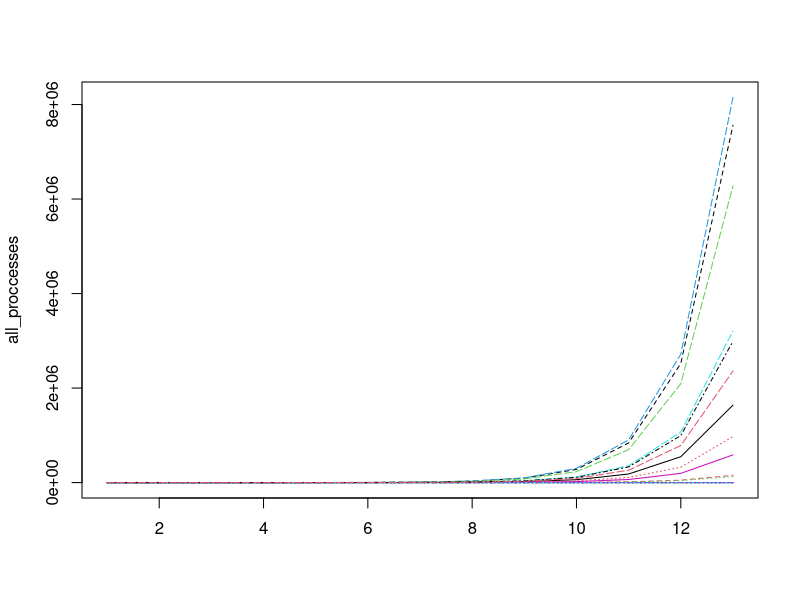
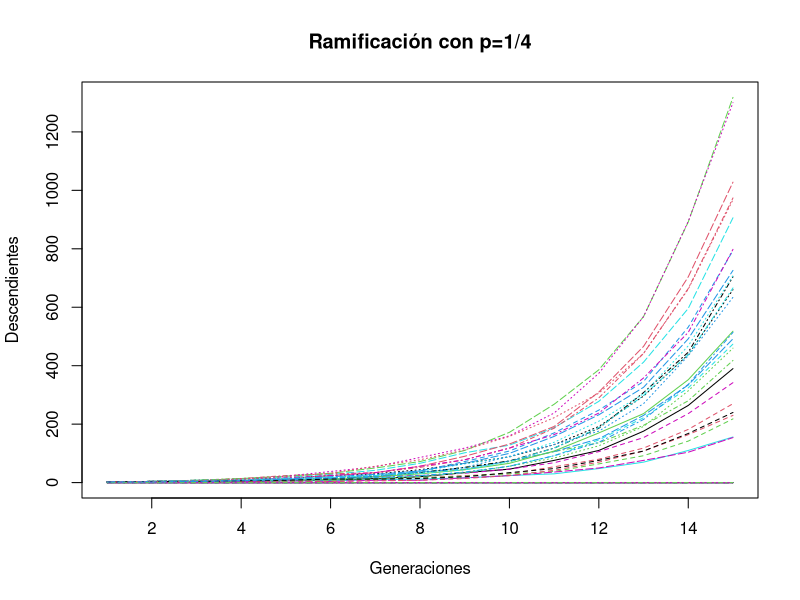
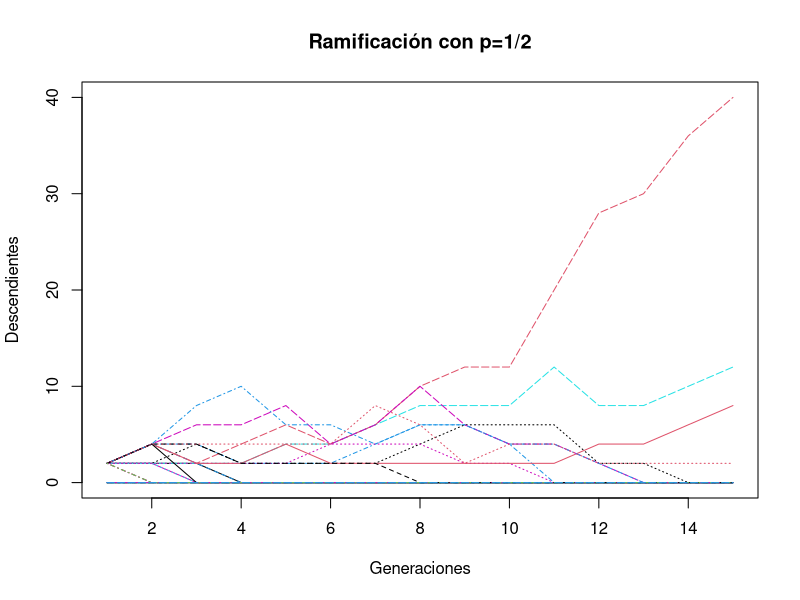
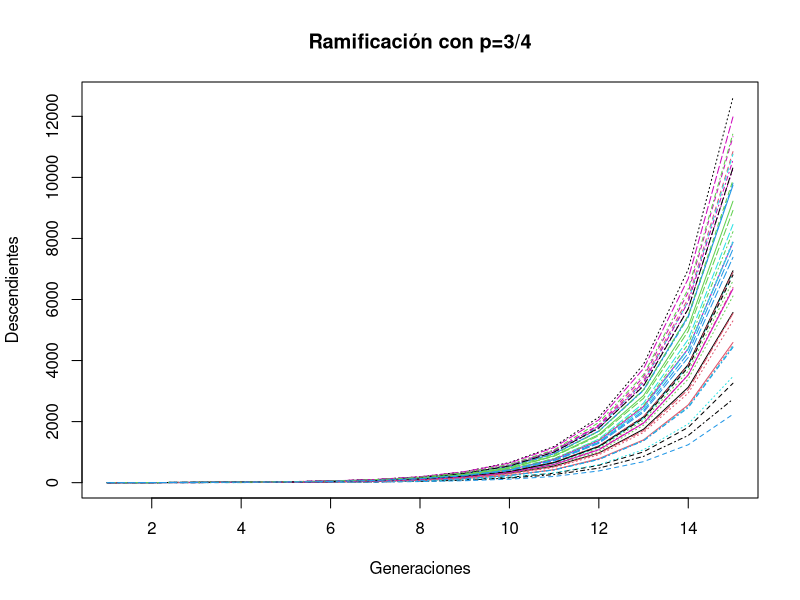
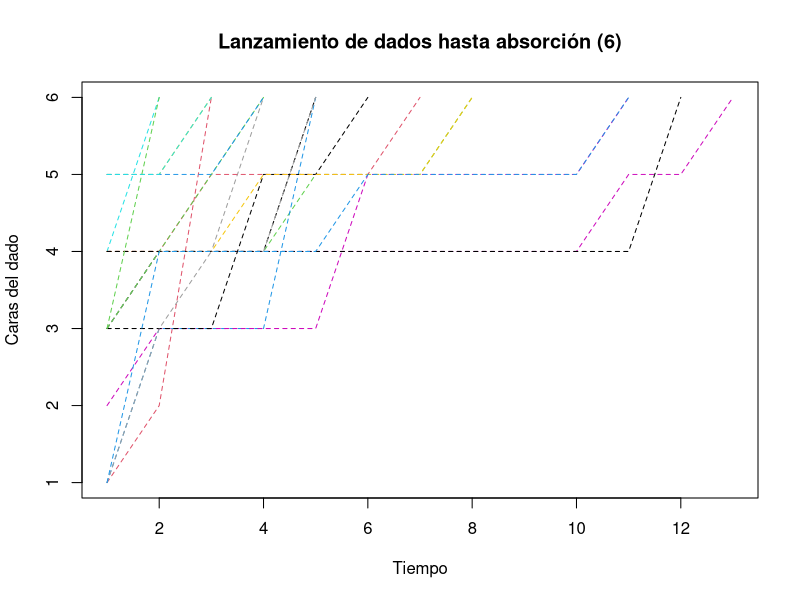
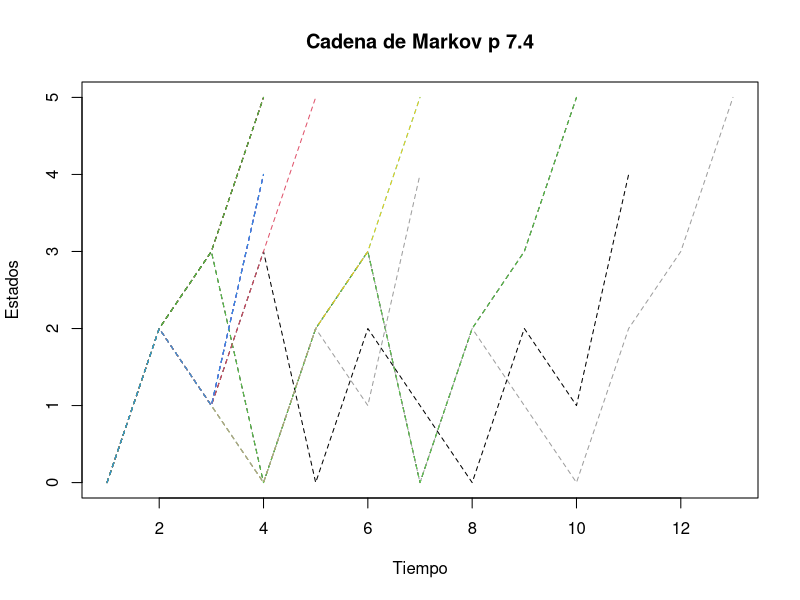
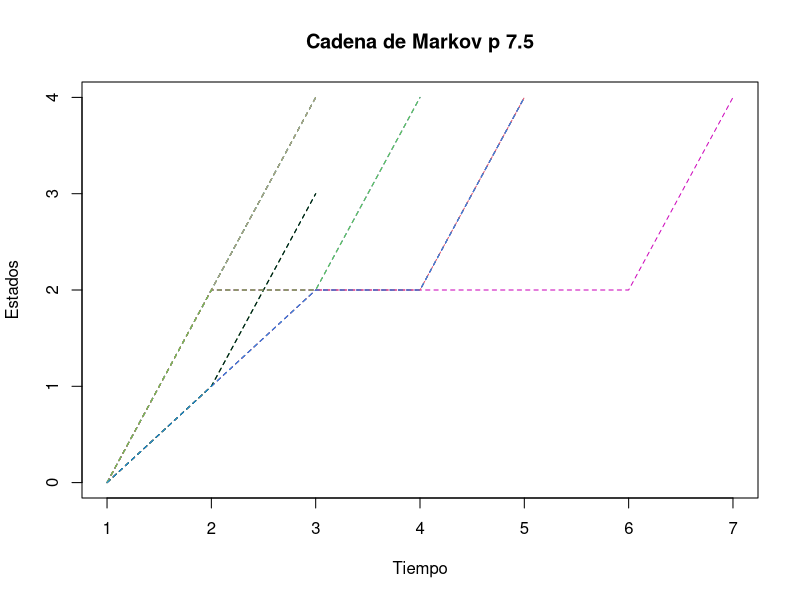
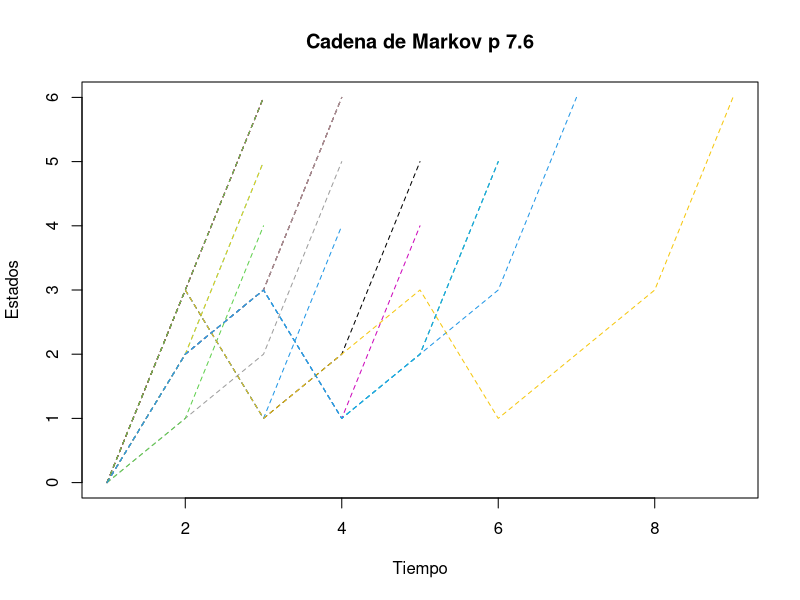

Reproduce these figures in R, in order.
## ---- chunk 1

#Esta es la logitud de caminos que se va a usar 
L = 13

#Número de caminos (Número de veces que se repite la simulación )
N = 20

#Parámetro para la función de reproducción geométrica del proceso
p = 1/4

#Semilla de aleatoriedad 
set.seed(1)

all_proccesses = cbind(c())

for( k in 1:N){
  #Número de descendiente en el paso anterior. Empieza en 1 (El mater-patriae)
  prev_descendientes = 1
  proccess = c()
  for(i in 1:L){
    #Nuevos descendientes
    xi = sum(rgeom(prev_descendientes, p))
    prev_descendientes = xi
    proccess = append(proccess, xi)
  }
  #Añade el proceso como columna a la matriz de procesos
  all_proccesses = cbind(all_proccesses, proccess)
  
  
}
#Grafica las columnas de la matriz de procesos como lineas de distinto color
matplot(all_proccesses, type = "l")
## ---- chunk 2

p1 = 1/4
p2 = 1/2
p3 = 3/4

#Devuelve una función que crea n muestras con distribucion p*delta_0 + (1-p)*delta_2 
D <- function(p){
  distrib <- function(n){
    sample(x = c(0, 2), size = n, replace = T, prob = c(p, 1 - p) )
  }
  return(distrib)
}


#Mismo código del punto anterior pero en forma de función para que reciba la distribución de reproducción 

procesoRamificacion <- function(reproduccion, main){
  L = 15
  #Número de caminos (Número de veces que se repite la simulación )
  N = 40
  
  set.seed(1)
  all_proccesses = cbind(c())
  
  for( k in 1:N){
    #Número de descendiente en el paso anterior. Empieza en 1 (El mater-patriae)
    prev_descendientes = 1
    proccess = c()
    for(i in 1:L){
      #Nuevos descendientes
      xi = sum(reproduccion(prev_descendientes))
      prev_descendientes = xi
      proccess = append(proccess, xi)
    }
  #Añade el proceso como columna a la matriz de procesos
  all_proccesses = cbind(all_proccesses, proccess)
  }
  #Grafica las columnas de la matriz de procesos como lineas de distinto color
  matplot(all_proccesses, type = "l", main=main, ylab = "Descendientes", xlab = "Generaciones")
}

procesoRamificacion(D(p1), "Ramificación con p=1/4")
procesoRamificacion(D(p2), "Ramificación con p=1/2")
procesoRamificacion(D(1/10), "Ramificación con p=3/4")


## ---- chunk 3
h = c(1,2,3)
y = c(5, 6, 7)

cbind(h, y)[3,][1]


#simula y grafica una cadena de markov n veces basado en una matriz de transición que entra por parámetro y el estado inicial
markovProccesTilLenOrAbsortion <- function(matrizTransicion, n, initState=1, startsAt = 1, endsAt = 6, 
                                           main="", xlab = "", ylab = "", 
                                           absortion = TRUE, len=0, includeInit=FALSE){
  set.seed(2)
  all_proccesses = list()
  
  for( i in 1:n){
    
    prevState = initState
    proccess = c()
    if(includeInit) proccess = c(proccess, initState)
    
    while(absortion || (!absortion && length(proccess) < len) ){
      #Parar si llega a un estado de absorción. Cambia indices dependendiendo si los estados empiezan en 0 o 1
      if(absortion && matrizTransicion[prevState + 1-startsAt, prevState + 1-startsAt] == 1){
        break
      }
      else{
        currentProbabilities = matrizTransicion[prevState + 1-startsAt,]
        #Genera una muestra de tamaño 1 con la distribucion de paso del estado previo al siguiente dado por la matriz de transicion
        currentState = sample(x = startsAt:endsAt, size = 1, replace=T, prob=currentProbabilities)
        proccess = c(proccess, currentState)
        prevState = currentState
        
      }
    }
    all_proccesses = c(all_proccesses, list(proccess))
  }
  #Le pone nombre
  names(all_proccesses) <- mapply(toString, c(startsAt:endsAt))
  print(all_proccesses)
  
  
  plot(unlist(all_proccesses),type="n",xlim=c(1,max(sapply(all_proccesses,length))), main = main, ylab = ylab, xlab = xlab, ylim=c(startsAt, endsAt))
  mapply(lines,all_proccesses,col=seq_along(all_proccesses),lty=2)
}

matrizTransicionDados = rbind(c(1/6, 1/6, 1/6, 1/6, 1/6, 1/6),
                              c(0, 1/3, 1/6, 1/6, 1/6, 1/6),
                              c(0, 0, 1/2, 1/6, 1/6, 1/6),
                              c(0, 0, 0, 2/3, 1/6, 1/6),
                              c(0, 0, 0, 0, 5/6, 1/6),
                              c(0, 0, 0, 0, 0, 1))
#print(matrizTransicionDados)
markovProccesTilLenOrAbsortion(matrizTransicionDados, 20, 
                          main = "Lanzamiento de dados hasta absorción (6)",
                          xlab = "Tiempo",
                          ylab = "Caras del dado")


## ---- chunk 4

a = 1/3
ap = 1/2
b = 1/2
bp = 0
g = 1 - a - b
gp = 1 - ap - b




matrizTransicion74 = rbind(c(0, 0, 1, 0, 0, 0),
                           c(a, 0, 0, g, b, 0 ),
                           c(0, 1/2, 0, 1/2, 0, 0),
                           c(ap, gp, 0, 0, 0, b),
                           c(0, 0, 0, 0, 1, 0),
                           c(0, 0, 0, 0, 0, 1))


markovProccesTilLenOrAbsortion(matrizTransicion74, n = 20, startsAt = 0, endsAt = 5, initState = 0, includeInit = TRUE,
                          main = "Cadena de Markov p 7.4",
                          xlab = "Tiempo",
                          ylab = "Estados")


## ---- chunk 5
a = 1/3
ap = 1/2
y = 1/2
yp = 1/2
b = 1 - yp
bp = 1 - ap - y

matrizTransicion75 = rbind(c(0, 1/2, 1/2, 0, 0),
                           c(0, bp, ap, y, 0),
                           c(0, 0, b, 0, yp),
                           c(0, 0, 0, 1, 0),
                           c(0, 0, 0, 0, 1))

markovProccesTilLenOrAbsortion(matrizTransicion75, n = 20, startsAt = 0, endsAt = 4, initState = 0, includeInit = TRUE,
                          main = "Cadena de Markov p 7.5",
                          xlab = "Tiempo",
                          ylab = "Estados")


## ---- chunk 6

a = 0.4
ap = 0.5
app = 0.6
b = 1 - a
bp = 1 - app

matrizTransicion76 = rbind(c(0, 1/3, 1/3, 1/3, 0, 0, 0),
                           c(0, 0, app, 0, bp, 0, 0),
                           c(0, 0, 0, a, 0, b, 0),
                           c(0, ap, 0, 0, 0, 0, bp),
                           c(0, 0, 0, 0, 1, 0, 0),
                           c(0, 0, 0, 0, 0, 1, 0),
                           c(0, 0, 0, 0, 0, 0, 1))


markovProccesTilLenOrAbsortion(matrizTransicion76, n = 20, startsAt = 0, endsAt = 6, initState = 0, includeInit = TRUE,
                          main = "Cadena de Markov p 7.6",
                          xlab = "Tiempo",
                          ylab = "Estados")

